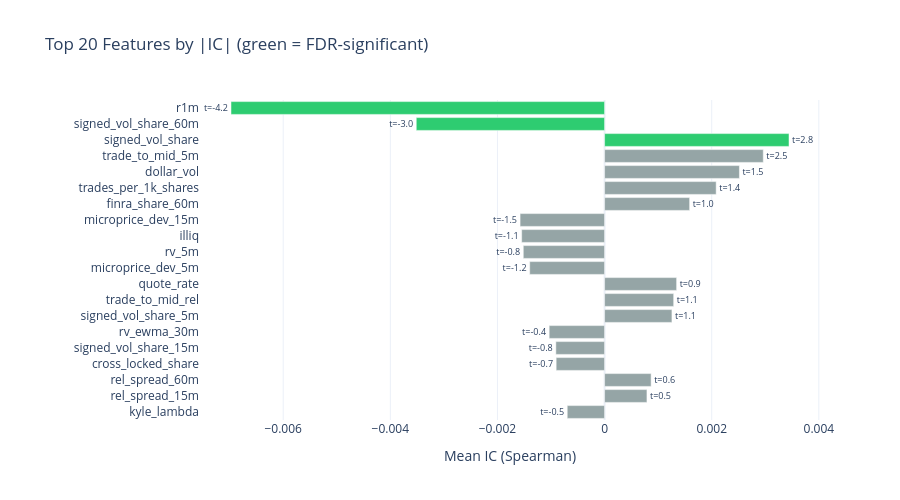

Notebook code cell kept with this figure:
### Markdown cell above
### IC Bar Chart

### Code cell
if n_tested > 0:
    top20 = hac_df.head(20)
    colors = ["#2ecc71" if s else "#95a5a6" for s in top20["fdr_significant"].to_list()]

    fig = go.Figure(
        go.Bar(
            x=top20["mean_ic"].to_list(),
            y=top20["feature"].to_list(),
            orientation="h",
            marker_color=colors,
            text=[f"t={t:.1f}" for t in top20["t_stat"].to_list()],
            textposition="outside",
        )
    )
    fig.update_layout(
        title="Top 20 Features by |IC| (green = FDR-significant)",
        xaxis_title="Mean IC (Spearman)",
        yaxis=dict(autorange="reversed"),
        template="plotly_white",
        height=500,
        margin=dict(l=200),
    )
    fig.show()
else:
    print("Skipping IC bar chart (no features tested)")

### Figure 1 — Plotly figure (JSON) as saved in the notebook; plotly's stock layout.template omitted (floating-point values rounded to 4 significant figures)
{"data": [{"marker": {"color": ["#2ecc71", "#2ecc71", "#2ecc71", "#95a5a6", "#95a5a6", "#95a5a6", "#95a5a6", "#95a5a6", "#95a5a6", "#95a5a6", "#95a5a6", "#95a5a6", "#95a5a6", "#95a5a6", "#95a5a6", "#95a5a6", "#95a5a6", "#95a5a6", "#95a5a6", "#95a5a6"]}, "orientation": "h", "text": ["t=-4.2", "t=-3.0", "t=2.8", "t=2.5", "t=1.5", "t=1.4", "t=1.0", "t=-1.5", "t=-1.1", "t=-0.8", "t=-1.2", "t=0.9", "t=1.1", "t=1.1", "t=-0.4", "t=-0.8", "t=-0.7", "t=0.6", "t=0.5", "t=-0.5"], "textposition": "outside", "type": "bar", "x": [-0.006974, -0.003516, 0.003443, 0.002963, 0.002517, 0.002083, 0.001588, -0.001577, -0.001548, -0.001518, -0.001398, 0.001345, 0.00129, 0.001257, -0.001035, -0.0009101, -0.0009039, 0.0008688, 0.0007908, -0.0006973], "y": ["r1m", "signed_vol_share_60m", "signed_vol_share", "trade_to_mid_5m", "dollar_vol", "trades_per_1k_shares", "finra_share_60m", "microprice_dev_15m", "illiq", "rv_5m", "microprice_dev_5m", "quote_rate", "trade_to_mid_rel", "signed_vol_share_5m", "rv_ewma_30m", "signed_vol_share_15m", "cross_locked_share", "rel_spread_60m", "rel_spread_15m", "kyle_lambda"]}], "layout": {"height": 500, "margin": {"l": 200}, "title": {"text": "Top 20 Features by |IC| (green = FDR-significant)"}, "xaxis": {"title": {"text": "Mean IC (Spearman)"}}, "yaxis": {"autorange": "reversed"}}}
